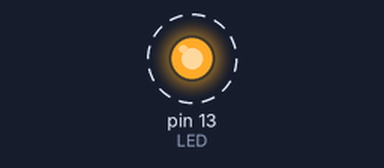
Bench run of a sketch on a simulated Arduino Uno, built with avr-gcc and run on an emulated ATmega328P. On the bench: output pins drawn as LEDs (lit = HIGH). Dashed ring = blinking.

Above: at 0.2 s.
Timing chart, 0 to 3.0 s (numbered marks = the images above):
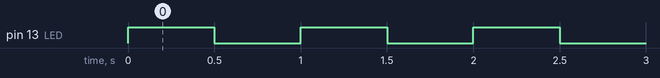

The sketch:

ex01_blink.ino
```cpp
// ex01 -- Blink at 1 Hz (period 1000 ms, duty cycle 50 %)
const int LED = LED_BUILTIN;   // pin 13 = PB5 on the ATmega328P

void setup() {
  pinMode(LED, OUTPUT);        // push-pull output driver
}

void loop() {
  digitalWrite(LED, HIGH);     // 5 V on the pin: current flows through the 1 kohm resistor and the LED
  delay(500);                  // blocking wait: the CPU does nothing else for 500 ms
  digitalWrite(LED, LOW);
  delay(500);
}
```

Measured:
- by itself, pin 13 (LED): alternates HIGH for 0.50 s and LOW for 0.50 s
